Frame 1 (no input): blank canvas, image omitted
Frame 60 (no input): blank canvas, image omitted
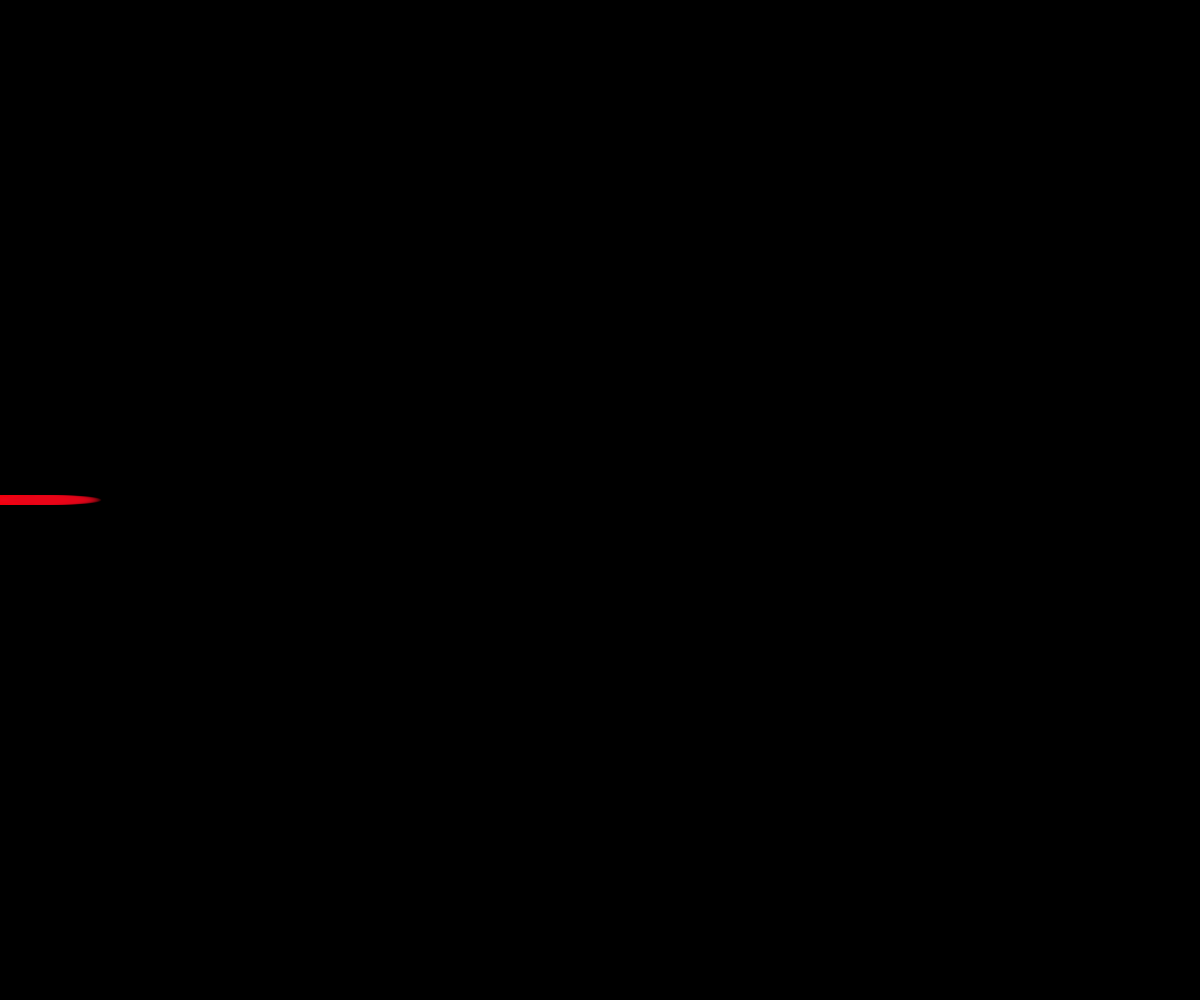
Frame 120 (the mouse pressed at the canvas centre since frame 60)

The p5.js sketch whose frames 1 and 60 were blank and that drew this single picture after the mouse press (run headless with seeded random() and noise() and a simulated clock; from frame 60 on, the mouse is pressed at the canvas centre):

// p5.js sketch
// ── sketch.js
var mouseX = 50;
var circleH = 10;
var r = 255;
var g = 0
var b = 0

function windowResized() {
   resizeCanvas(windowWidth, windowHeight)
   background(0);
}

function setup() {


   canvas = createCanvas(windowWidth, windowHeight);
   canvas.position(0, 0)
   canvas.style('z-index','-1')
   background(0);
}

function draw() {
   noStroke();
   fill(r, g, b, 40);
   ellipse(mouseX, mouseY, 85, circleH);
   mouseX = mouseX + 1;
   circleH = circleH;
   r = r - 0.25
   g = g + 0.25
   b = b + 0.25
   if (r > 5) {
      r = r - 0.25}
   else{
      r = r + 1}
   if (g > 5) {
      g = g - 0.2}
   else{
      g = g + 1}
}

function mousePressed() {
   background(0);
   mouseX = 0;
   stroke(0, 0, 0, 0);
   r = 255
   g = 0

}
